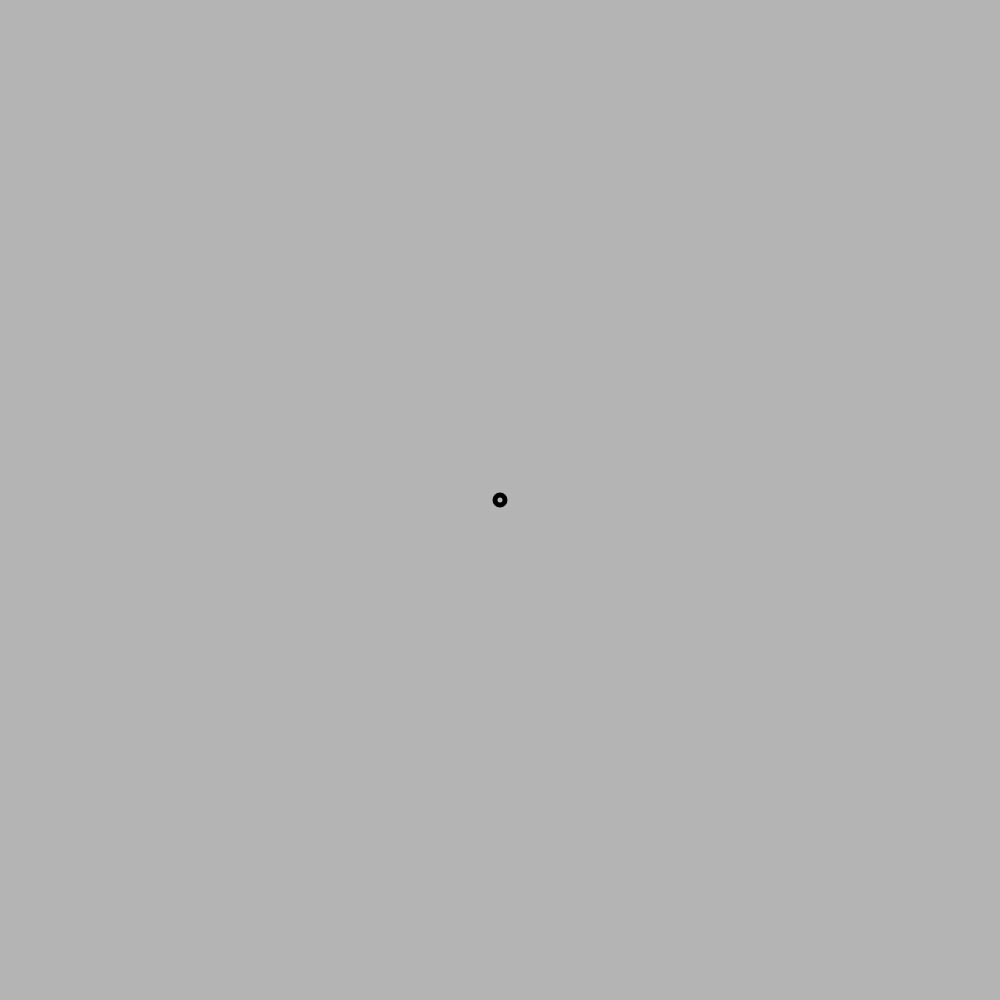
Frame 1 (no input)
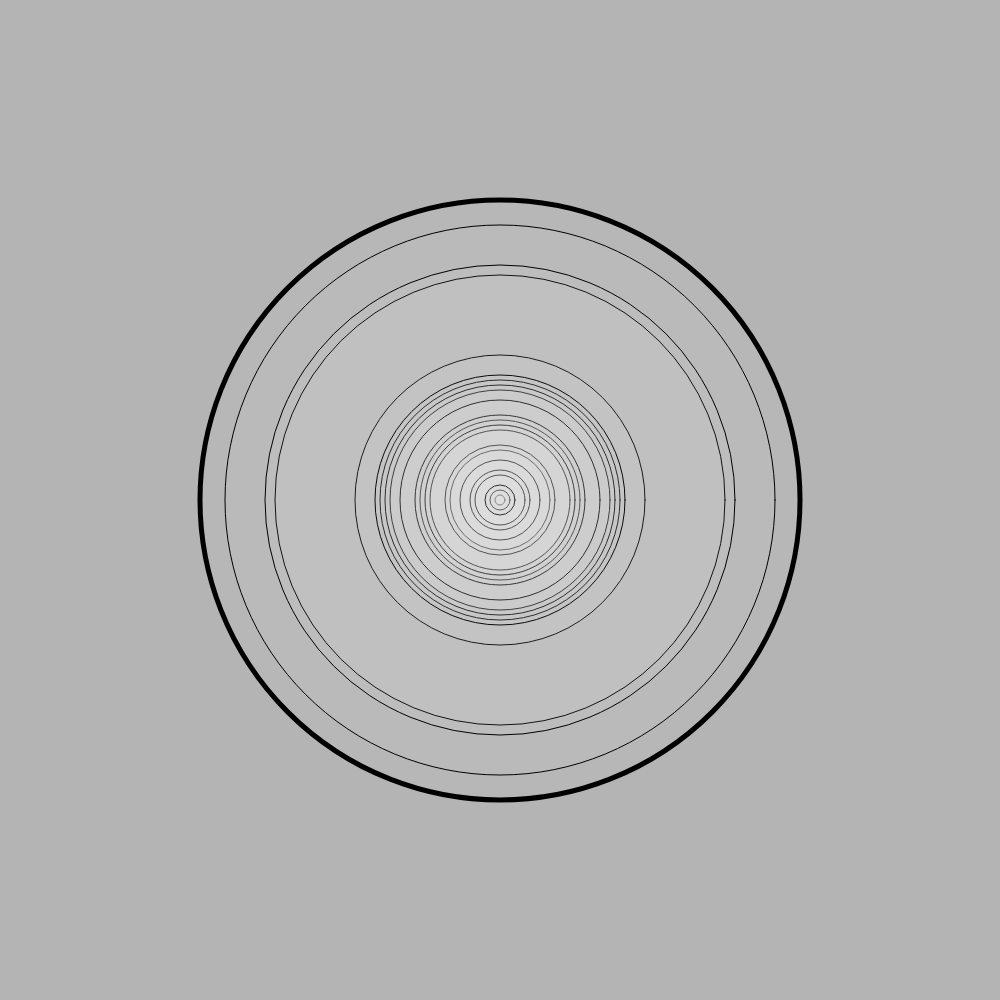
Frame 60 (no input)
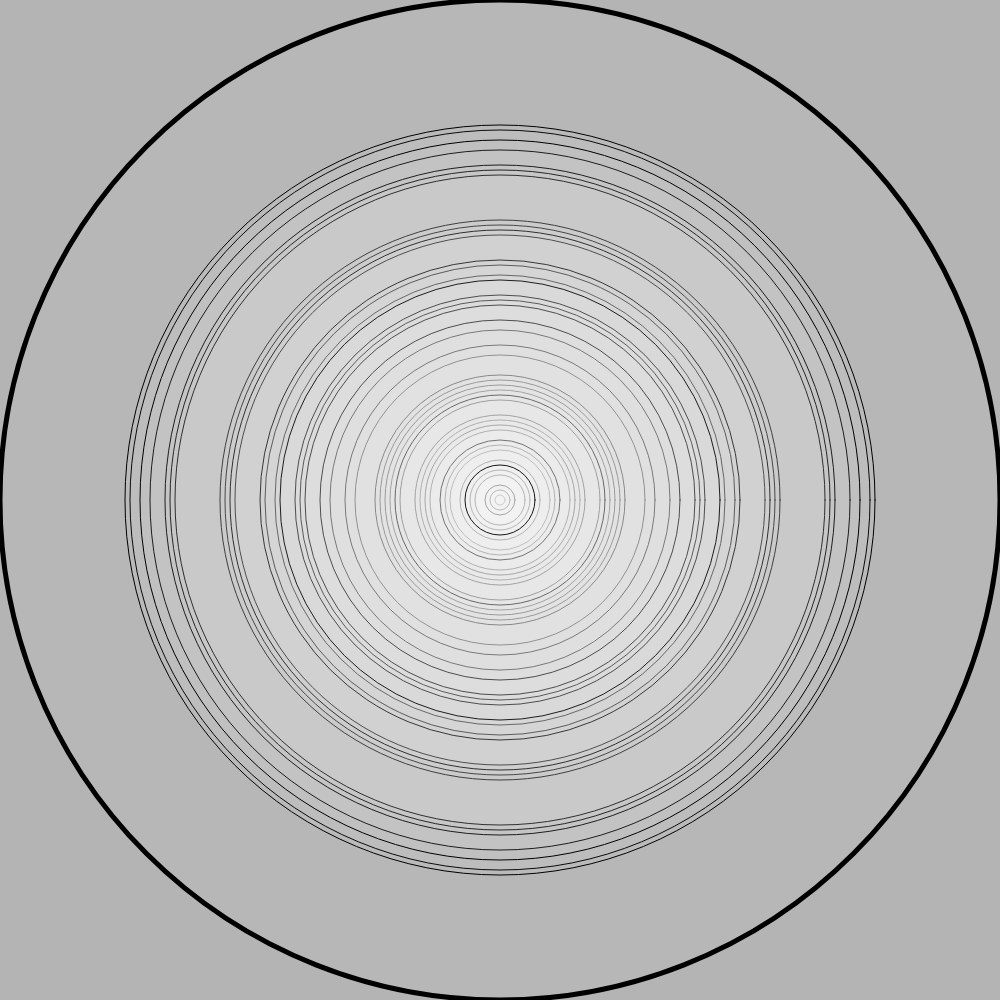
Frame 120 (the mouse pressed at the canvas centre since frame 60)

The p5.js sketch that drew these frames (run headless with seeded random() and noise() and a simulated clock; from frame 60 on, the mouse is pressed at the canvas centre):

// p5.js sketch
// ── sketch.js
let diam = 10;
let centX, centY;
let a = [];
function setup() {
    createCanvas(1000, 1000);
    background(180);
    frameRate(24);
    smooth();
    centX = width / 2;
    centY = height / 2;
    stroke(0);
    strokeWeight(5);
    fill(255, 50);
}
function draw(){
    if (diam <= 1000) {
        background(180);
        strokeWeight(5);
        fill(255, 10);
        ellipse(centX, centY, diam, diam);
        strokeWeight(1);
        for (let i = 0; i < a.length; i++) {
            ellipse(centX, centY, a[i], a[i]);
        }
        strokeWeight(0);
        noFill();
        let temp = diam;
        while (temp > 10) {
            ellipse(centX, centY, temp, temp);
            temp -= 10;
            if (round(random(37)) == 0) {
                let flag = 0;
                for (let i = 0; i < a.length; i++) {
                    if (a[i] == temp) flag = 1;
                }
                if (flag == 0) a.push(temp);
            }
        }
        diam += 10;
    }
}
